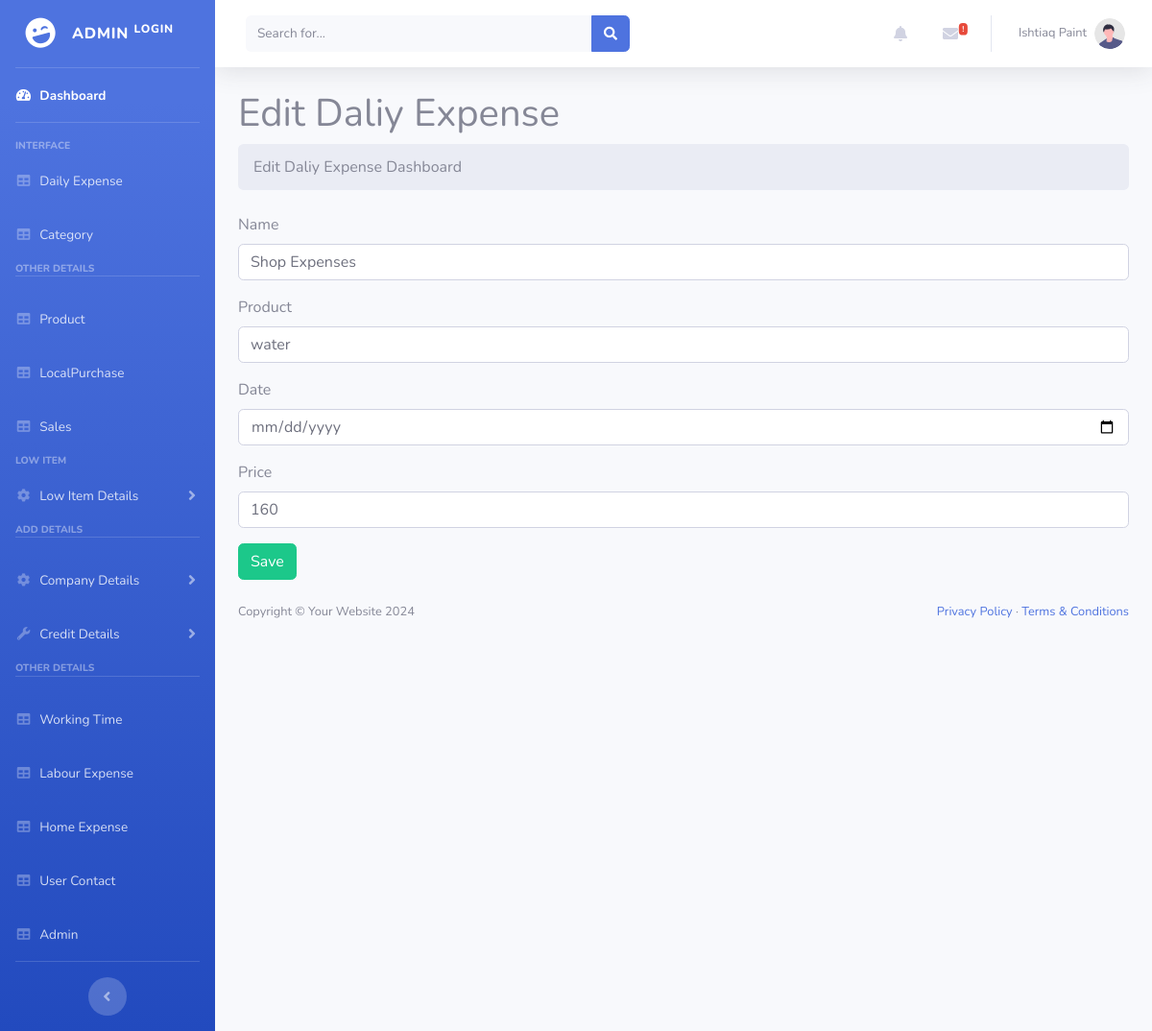
The app's page /admin/DailyExpenseEdit.php?id=5 (signed in) with its own data.
### tables this page shows
CREATE TABLE `dailyexpense` (
  `id` int(100) NOT NULL,
  `name` varchar(255) NOT NULL,
  `product` varchar(255) NOT NULL,
  `date` timestamp NOT NULL DEFAULT CURRENT_TIMESTAMP,
  `price` int(11) NOT NULL
);

### admin/DailyExpenseEdit.php (the view, shortened to what this page needs)
<?php
include_once("DatabaseConn.php");
class ExpenseEditor {
    private $conn;
    private $expenseData;
    public function __construct($conn) {
        $this->conn = $conn;
        $this->fetchExpenseData();
    }
    private function fetchExpenseData() {
        if(isset($_GET['id'])) {
            $id = mysqli_real_escape_string($this->conn, $_GET['id']);
            $query = "SELECT * FROM dailyexpense WHERE id='$id'";
            $result = mysqli_query($this->conn, $query);
            $this->expenseData = mysqli_fetch_assoc($result);
        }
    }
    public function displayExpenseEditForm() {
        ?>
        <!DOCTYPE html>
        <html lang="en">
        <head>
 <link href="vendor/fontawesome-free/css/all.min.css" rel="stylesheet" type="text/css">
    <link href="css/sb-admin-2.min.css" rel="stylesheet">
    <link href="vendor/datatables/dataTables.bootstrap4.min.css" rel="stylesheet">
        </head>
        <body class="sb-nav-fixed">
    <?php include_once("Header.php"); ?>
    <div id="layoutSidenav_content">
        <main>
            <div class="container-fluid px-4">
                <h1 class="mt-4">Edit Daliy Expense</h1>
                <ol class="breadcrumb mb-4">
                    <li class="breadcrumb-item active">Edit Daliy Expense Dashboard</li>
                </ol>
                            <form action ="DailyExpenseUpdate.php?id=<?= $this->expenseData['id'] ?>" method="POST">
                                <div class="mb-3">
                                    <label for="" class="form-label">Name</label>
                                    <input type="text" value="<?= $this->expenseData['name'] ?>" name="txtname" class="form-control" >
                                </div>
                                <div class="mb-3">
                                    <label for="" class="form-label">Product</label>
                                    <input type="text" value="<?= $this->expenseData['product'] ?>" name="txtproduct" class="form-control" >
                                </div>
                                <div class="mb-3">
                                    <label for="" class="form-label">Date</label>
                                    <input type="date" value="<?= $this->expenseData['date'] ?>" name="txtdate" class="form-control" >
                                </div>
                                <div class="mb-3">
                                    <label for="" class="form-label">Price</label>
                                    <input type="number" value="<?= $this->expenseData['price'] ?>" name="txtprice" class="form-control" >
                                </div>
                                <button type="submit" class="btn btn-success" name="submit">Save</button>
                            </form>
                        </div>
                    </div>
                <footer class="py-4 bg-light mt-auto">
                    <div class="container-fluid px-4">
                        <div class="d-flex align-items-center justify-content-between small">
                        <div class="text-muted">Copyright &copy; Your Website <?php echo date("Y"); ?></div>
                            <div>
                                <a href="#">Privacy Policy</a>
                                &middot;
                                <a href="#">Terms &amp; Conditions</a>
                            </div>
                        </div>
                    </div>
                </footer>
            </div>
        </body>
        </html>
        <?php
    }
}
$expenseEditor = new ExpenseEditor($conn);
$expenseEditor->displayExpenseEditForm();
?>

### records on screen
dailyexpense: txtname "Shop Expenses", txtproduct "water", txtprice "160"
